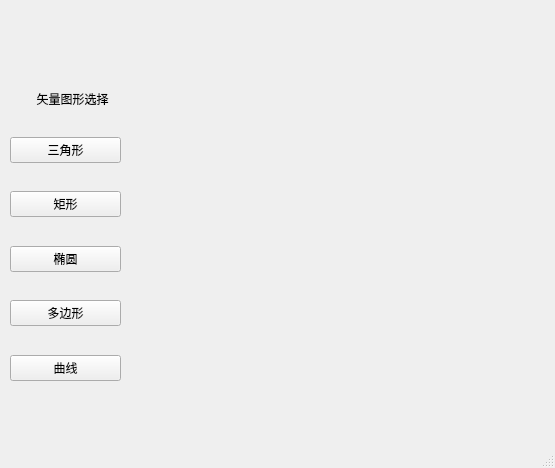
<?xml version="1.0" encoding="UTF-8"?>
<ui version="4.0">
 <class>MainWindow</class>
 <widget class="QMainWindow" name="MainWindow">
  <property name="geometry">
   <rect>
    <x>0</x>
    <y>0</y>
    <width>555</width>
    <height>468</height>
   </rect>
  </property>
  <property name="windowTitle">
   <string>MainWindow</string>
  </property>
  <widget class="QWidget" name="centralwidget">
   <widget class="QWidget" name="verticalLayoutWidget">
    <property name="geometry">
     <rect>
      <x>10</x>
      <y>90</y>
      <width>111</width>
      <height>291</height>
     </rect>
    </property>
    <layout class="QVBoxLayout" name="verticalLayout">
     <item>
      <widget class="QLabel" name="label">
       <property name="text">
        <string>        矢量图形选择</string>
       </property>
      </widget>
     </item>
     <item>
      <spacer name="verticalSpacer_5">
       <property name="orientation">
        <enum>Qt::Orientation::Vertical</enum>
       </property>
       <property name="sizeHint" stdset="0">
        <size>
         <width>20</width>
         <height>40</height>
        </size>
       </property>
      </spacer>
     </item>
     <item>
      <widget class="QPushButton" name="pushButton_2">
       <property name="text">
        <string>三角形</string>
       </property>
      </widget>
     </item>
     <item>
      <spacer name="verticalSpacer">
       <property name="orientation">
        <enum>Qt::Orientation::Vertical</enum>
       </property>
       <property name="sizeHint" stdset="0">
        <size>
         <width>20</width>
         <height>40</height>
        </size>
       </property>
      </spacer>
     </item>
     <item>
      <widget class="QPushButton" name="pushButton_5">
       <property name="text">
        <string>矩形</string>
       </property>
      </widget>
     </item>
     <item>
      <spacer name="verticalSpacer_2">
       <property name="orientation">
        <enum>Qt::Orientation::Vertical</enum>
       </property>
       <property name="sizeHint" stdset="0">
        <size>
         <width>20</width>
         <height>40</height>
        </size>
       </property>
      </spacer>
     </item>
     <item>
      <widget class="QPushButton" name="pushButton_4">
       <property name="text">
        <string>椭圆</string>
       </property>
      </widget>
     </item>
     <item>
      <spacer name="verticalSpacer_3">
       <property name="orientation">
        <enum>Qt::Orientation::Vertical</enum>
       </property>
       <property name="sizeHint" stdset="0">
        <size>
         <width>20</width>
         <height>40</height>
        </size>
       </property>
      </spacer>
     </item>
     <item>
      <widget class="QPushButton" name="pushButton_3">
       <property name="text">
        <string>多边形</string>
       </property>
      </widget>
     </item>
     <item>
      <spacer name="verticalSpacer_4">
       <property name="orientation">
        <enum>Qt::Orientation::Vertical</enum>
       </property>
       <property name="sizeHint" stdset="0">
        <size>
         <width>20</width>
         <height>40</height>
        </size>
       </property>
      </spacer>
     </item>
     <item>
      <widget class="QPushButton" name="pushButton">
       <property name="text">
        <string>曲线</string>
       </property>
      </widget>
     </item>
    </layout>
   </widget>
   <widget class="QWidget" name="horizontalLayoutWidget">
    <property name="geometry">
     <rect>
      <x>150</x>
      <y>20</y>
      <width>391</width>
      <height>401</height>
     </rect>
    </property>
    <layout class="QHBoxLayout" name="horizontalLayout"/>
   </widget>
  </widget>
  <widget class="QMenuBar" name="menubar">
   <property name="geometry">
    <rect>
     <x>0</x>
     <y>0</y>
     <width>555</width>
     <height>17</height>
    </rect>
   </property>
  </widget>
  <widget class="QStatusBar" name="statusbar"/>
 </widget>
 <resources/>
 <connections/>
</ui>
